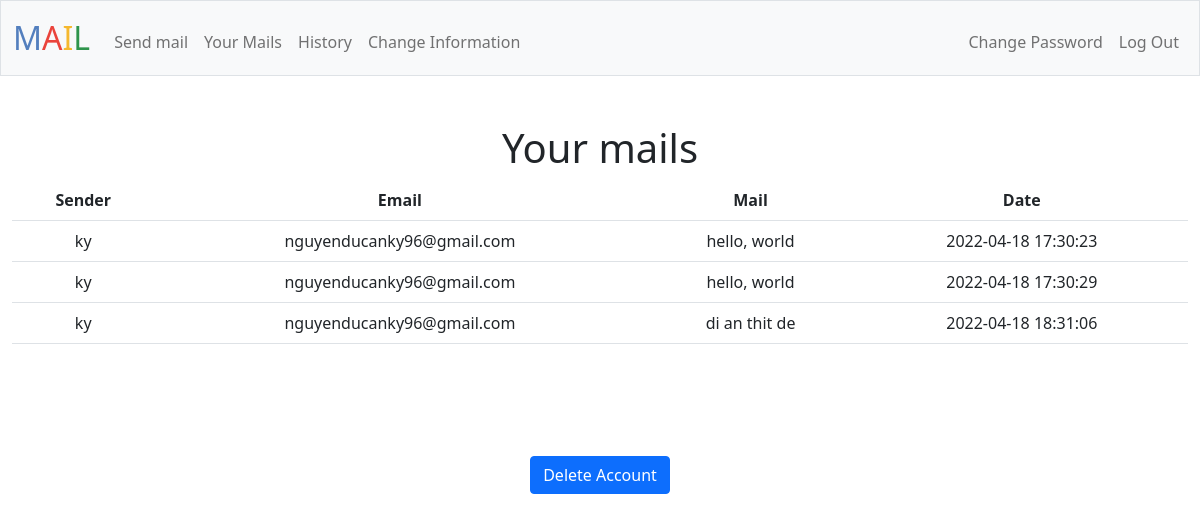
The app's page /mail (signed in), older data.
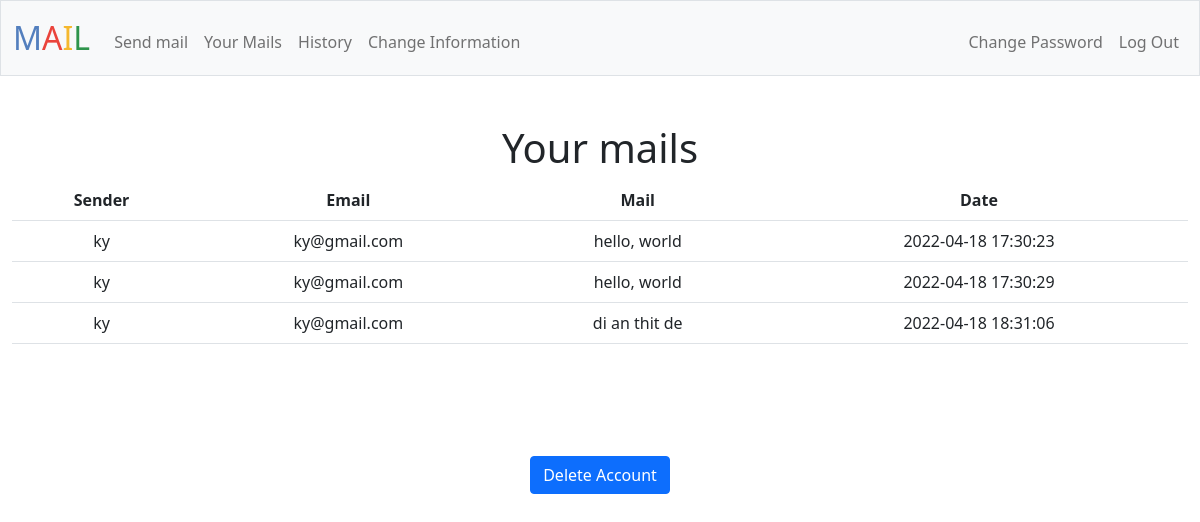
The same page, newer data.
### tables this page shows
CREATE TABLE mail_box (id INTEGER PRIMARY KEY AUTOINCREMENT NOT NULL, 
sender_id INTEGER NOT NULL, receiver_id INTEGER NOT NULL, 
sender TEXT NOT NULL, receiver TEXT NOT NULL, 
date TIMESTAMP NOT NULL, mail TEXT NOT NULL);

CREATE TABLE informations (user_id INTEGER NOT NULL, name TEXT NOT NULL, birth TEXT, place TEXT, number TEXT, email TEXT NOT NULL UNIQUE);

### app.py (the view)
@app.route("/mail")
@login_required
def mail():
    user_id = session['user_id']
    mails_received = db.execute("SELECT * FROM mail_box WHERE receiver_id = ?", user_id)
    mails = []
    for row in mails_received:
        value = {}
        value['sender'] = row['sender']
        value['email'] = db.execute("SELECT email FROM informations WHERE user_id = ?", row['sender_id'])[0]['email']
        value['mail'] = row['mail']
        value['date'] = row['date']
        mails.append(value)
    return render_template("mail.html", mails=mails)

### app.py (called while the page is built)
@app.after_request
def after_request(response):
    response.headers["Cache-Control"] = "no-cache, no-store, must-revalidate"
    response.headers["Expires"] = 0
    response.headers["Pragma"] = "no-cache"
    return response

### helpers.py (called while the page is built)
def login_required(f):
    @wraps(f)
    def decorated_function(*args, **kwargs):
        if session.get("user_id") is None:
            return redirect("/login")
        return f(*args, **kwargs)
    return decorated_function

### templates/mail.html (shortened to what this page needs)
{% extends "layout.html" %}
{% block main %}
    <h1>Your mails</h1>
    <table class="table">
        <tr>
            <th scope="col">Sender</th>
            <th scope="col">Email</th>
            <th scope="col">Mail</th>
            <th scope="col">Date</th>
        </tr>
        {% for value in mails %}
        <tr>
            <td>{{ value['sender'] }}</td>
            <td>{{ value['email'] }}</td>
            <td>{{ value['mail'] }}</td>
            <td>{{ value['date'] }}</td>
        </tr>
        {% endfor %}
    </table>
{% endblock %}

Row changes from the older to the newer data that the page shows:
removed informations: email "nguyenducanky96@gmail.com" "nguyenducanky96@gmail.com" "nguyenducanky96@gmail.com"
added informations: email "ky@gmail.com" "ky@gmail.com" "ky@gmail.com"
Text that changed along with them:
new list line: "ky hello, world 2022-04-18 17:30:23"
new list line: "ky hello, world 2022-04-18 17:30:29"
new list line: "ky di an thit de 2022-04-18 18:31:06"
list line gone: "ky hello, world 2022-04-18 17:30:23"
list line gone: "ky hello, world 2022-04-18 17:30:29"
list line gone: "ky di an thit de 2022-04-18 18:31:06"
